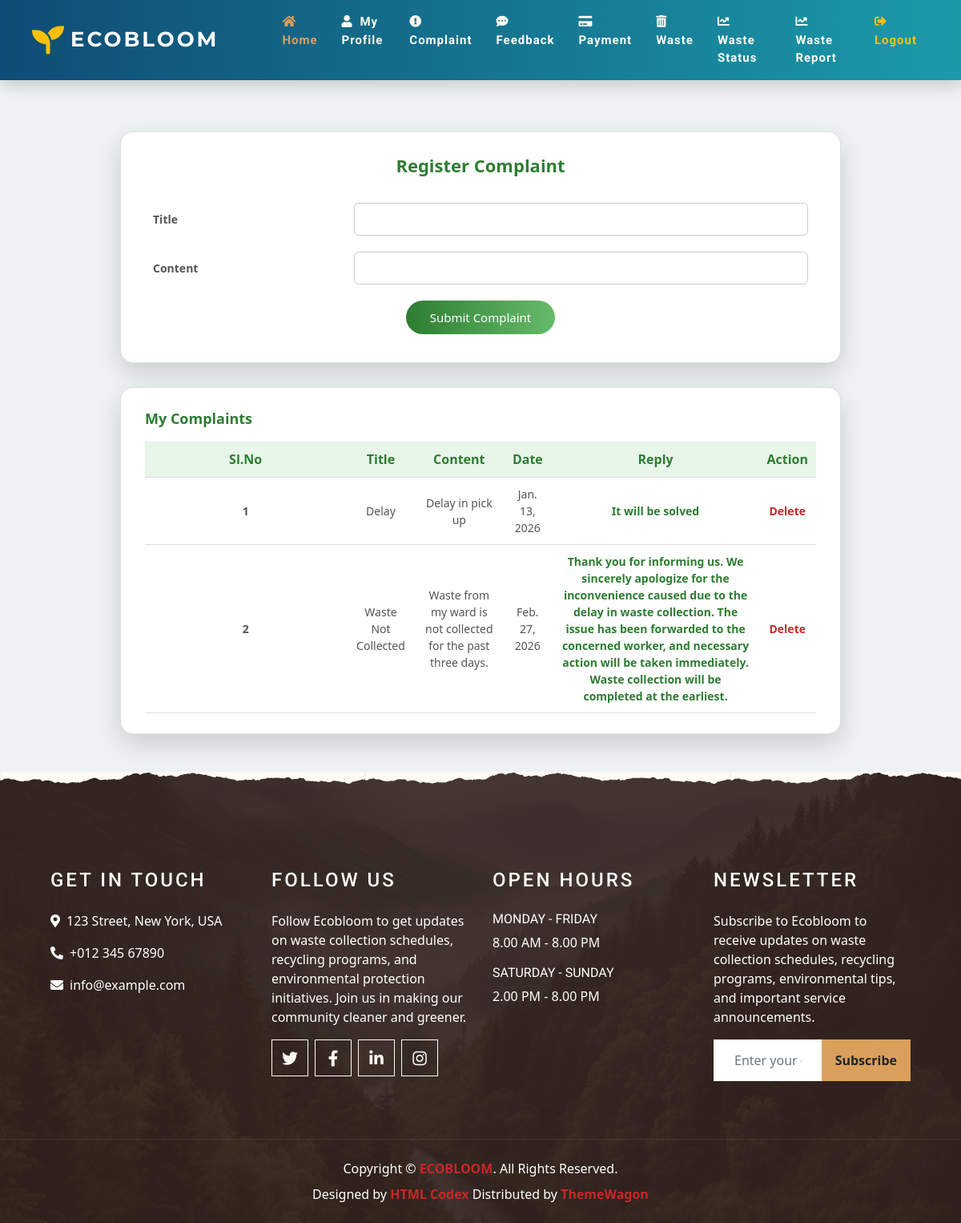
Before: /User/Complaint/ (signed in) with the older database file.
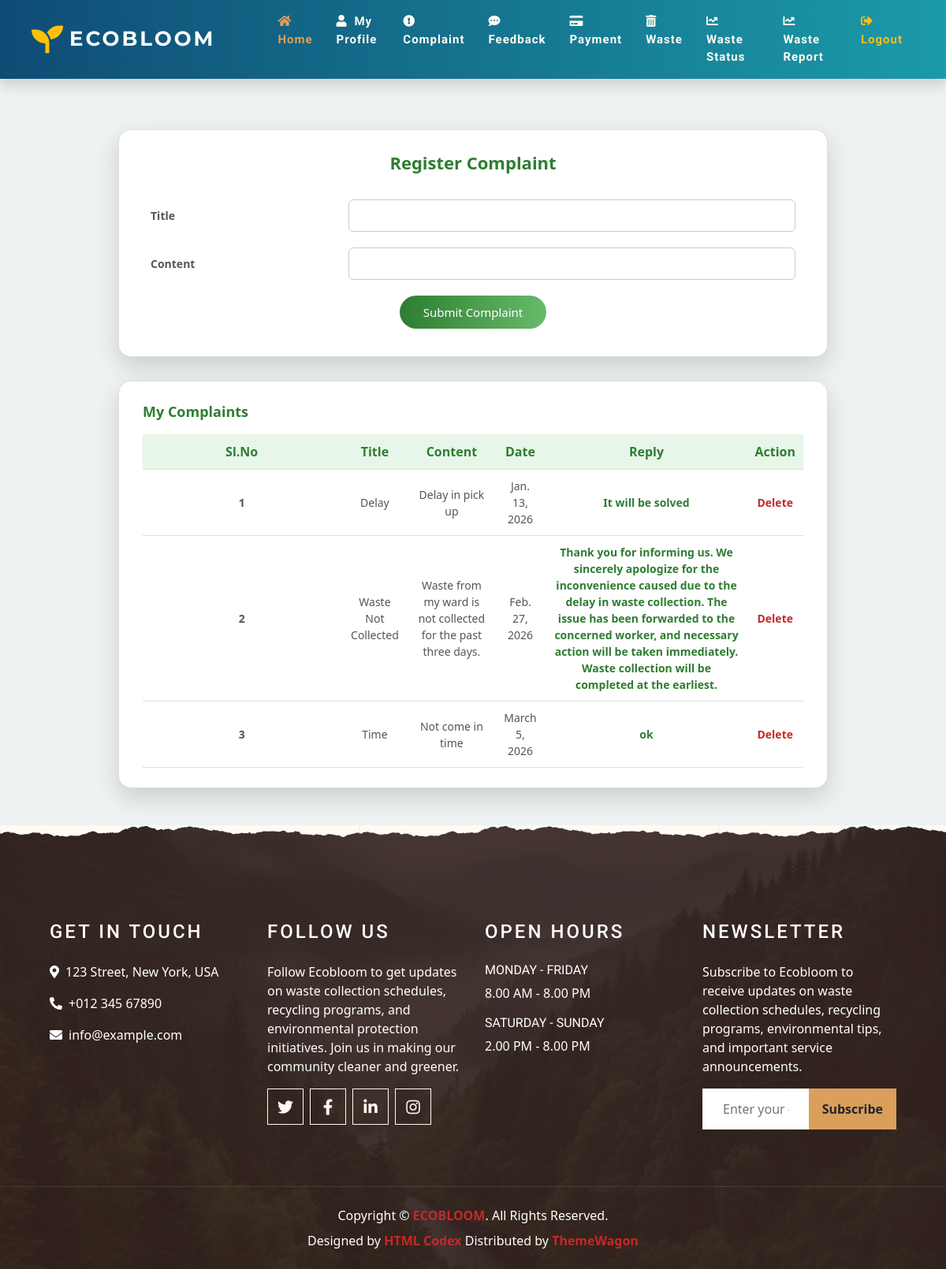
After: the same page with the newer database file.
### User/models.py (models this page shows)
class tbl_complaint(models.Model):
    complaint_title=models.CharField(max_length=50)
    complaint_content=models.CharField(max_length=50)
    complaint_date=models.DateField(auto_now_add=True)
    complaint_reply=models.CharField(max_length=50,null=True)
    complaint_status=models.IntegerField(default=0)
    user=models.ForeignKey(tbl_user, on_delete=models.CASCADE)

### User/views.py (the view)
# urls.py: path('Complaint/',views.Complaint,name="Complaint"),
def Complaint(request):
    if "uid" not in request.session:
        return redirect("Guest:Login")
    else:
        complaintdata=tbl_complaint.objects.filter(user=request.session['uid'])
        userdata=tbl_user.objects.get(id=request.session['uid'])
        if request.method=="POST":
            title=request.POST.get("txt_title")
            content=request.POST.get("txt_content")
            tbl_complaint.objects.create(complaint_title=title,complaint_content=content,user=userdata)
            return render(request,"User/Complaint.html",{'msg':"Complaint Added"})
        else:
            return render(request,"User/Complaint.html",{'complaintdata':complaintdata})

### User/Templates/User/Complaint.html (shortened to what this page needs)
{% extends 'User/Head.html' %}
{% block content %}
<!DOCTYPE html>
<html lang="en">
<head>
</head>
<body>
<form action="" method="post">
<div class="complaint-container">
    <div class="card">
        <div class="title">Register Complaint</div>
        <table>
            <tr>
                <td>Title</td>
                <td><input type="text" name="txt_title"></td>
            </tr>
            <tr>
                <td>Content</td>
                <td><input type="text" name="txt_content"></td>
            </tr>
            <tr>
                <td colspan="2" align="center">
                    <input type="submit" value="Submit Complaint">
                </td>
            </tr>
        </table>
    </div>
    <div class="card">
        <div class="list-title">My Complaints</div>
        <table class="complaint-table">
            <tr>
                <th>Sl.No</th>
                <th>Title</th>
                <th>Content</th>
                <th>Date</th>
                <th>Reply</th>
                <th>Action</th>
            </tr>
            {% for i in complaintdata %}
            <tr>
                <td>{{forloop.counter}}</td>
                <td>{{i.complaint_title}}</td>
                <td>{{i.complaint_content}}</td>
                <td>{{i.complaint_date}}</td>
                <td>
                    {% if i.complaint_status == 1 %}
                        <span class="status-replied">{{i.complaint_reply}}</span>
                    {% else %}
                        <span class="status-pending">Not Replied</span>
                    {% endif %}
                </td>
                <td>
                    <a href="{% url 'User:delcomplaint' i.id %}">Delete</a>
                </td>
            </tr>
            {% endfor %}
        </table>
    </div>
</div>
</form>
</body>
</html>
{% endblock content %}

### User/Templates/User/Head.html (shortened to what this page needs)
{% load static %}
<!DOCTYPE html>
<html lang="en">
<head>
    <link href="https://cdnjs.cloudflare.com/ajax/libs/font-awesome/5.10.0/css/all.min.css" rel="stylesheet">
    <link href="{% static 'Main/lib/owlcarousel/assets/owl.carousel.min.css' %}" rel="stylesheet">
    <link href="{% static 'Main/lib/tempusdominus/css/tempusdominus-bootstrap-4.min.css' %}" rel="stylesheet" />
    <link href="{% static 'Main/css/style.min.css' %}" rel="stylesheet">
</head>
<body>
<div class="container-fluid p-0">
    <nav class="navbar navbar-expand-lg navbar-dark shadow"
         style="background: linear-gradient(90deg, #0f4c75, #1b9aaa);">
        <a class="navbar-brand d-flex align-items-center px-4" href="#">
            <i class="fas fa-seedling fa-2x text-warning mr-2"></i>
            <h1 class="m-0 text-uppercase text-white"
                style="font-family: 'Montserrat', sans-serif;
                       font-weight: 800;
                       letter-spacing: 3px;
                       font-size: 26px;">
                ECOBLOOM
            </h1>
        </a>
        <div class="collapse navbar-collapse justify-content-end" id="navbarCollapse">
            <div class="navbar-nav px-4"
                 style="font-family: 'Roboto', sans-serif;
                        font-size: 15px;
                        font-weight: 600;
                        letter-spacing: 1px;">
                <a href="{% url 'User:HomePage' %}" class="nav-item nav-link active">
                    <i class="fas fa-home mr-1"></i> Home
                </a>
                <a href="{% url 'User:Profile' %}" class="nav-item nav-link">
                    <i class="fas fa-user mr-1"></i> My Profile
                </a>
                <a href="{% url 'User:Complaint' %}" class="nav-item nav-link">
                    <i class="fas fa-exclamation-circle mr-1"></i> Complaint
                </a>
                <a href="{% url 'User:Feedback' %}" class="nav-item nav-link">
                    <i class="fas fa-comment-dots mr-1"></i> Feedback
                </a>
                <a href="{% url 'User:Payment' %}" class="nav-item nav-link">
                    <i class="fas fa-credit-card mr-1"></i> Payment
                </a>
                <a href="{% url 'User:Waste' %}" class="nav-item nav-link">
                    <i class="fas fa-trash-alt mr-1"></i> Waste
                </a>
                <a href="{% url 'User:ViewWasteStatus' %}" class="nav-item nav-link">
                    <i class="fas fa-chart-line mr-1"></i> Waste Status
                </a>
                <a href="{% url 'User:UserCategoryReport' %}" class="nav-item nav-link">
                    <i class="fas fa-chart-line mr-1"></i> Waste Report
                </a>
                <a href="{% url 'User:Logout' %}" class="nav-item nav-link text-warning">
                    <i class="fas fa-sign-out-alt mr-1"></i> Logout
                </a>
            </div>
        </div>
    </nav>
</div>
 <br>
      {% block content %}{% endblock content %}
     <div class="container-fluid footer text-white mt-5 pt-5 px-0 position-relative overlay-top">
        <div class="row mx-0 pt-5 px-sm-3 px-lg-5 mt-4">
            <div class="col-lg-3 col-md-6 mb-5">
                <h4 class="text-white text-uppercase mb-4" style="letter-spacing: 3px;">Get In Touch</h4>
                <p><i class="fa fa-map-marker-alt mr-2"></i>123 Street, New York, USA</p>
                <p><i class="fa fa-phone-alt mr-2"></i>+012 345 67890</p>
                <p class="m-0"><i class="fa fa-envelope mr-2"></i>info@example.com</p>
            </div>
            <div class="col-lg-3 col-md-6 mb-5">
                <h4 class="text-white text-uppercase mb-4" style="letter-spacing: 3px;">Follow Us</h4>
                <p> Follow Ecobloom to get updates on waste collection schedules, recycling programs,
    and environmental protection initiatives. Join us in making our community cleaner and greener.</p>
                <div class="d-flex justify-content-start">
                    <a class="btn btn-lg btn-outline-light btn-lg-square mr-2" href="#"><i class="fab fa-twitter"></i></a>
                    <a class="btn btn-lg btn-outline-light btn-lg-square mr-2" href="#"><i class="fab fa-facebook-f"></i></a>
                    <a class="btn btn-lg btn-outline-light btn-lg-square mr-2" href="#"><i class="fab fa-linkedin-in"></i></a>
                    <a class="btn btn-lg btn-outline-light btn-lg-square" href="#"><i class="fab fa-instagram"></i></a>
                </div>
            </div>
            <div class="col-lg-3 col-md-6 mb-5">
                <h4 class="text-white text-uppercase mb-4" style="letter-spacing: 3px;">Open Hours</h4>
                <div>
                    <h6 class="text-white text-uppercase">Monday - Friday</h6>
                    <p>8.00 AM - 8.00 PM</p>
                    <h6 class="text-white text-uppercase">Saturday - Sunday</h6>
                    <p>2.00 PM - 8.00 PM</p>
                </div>
            </div>
            <div class="col-lg-3 col-md-6 mb-5">
    <h4 class="text-white text-uppercase mb-4" style="letter-spacing: 3px;">Newsletter</h4>
    <p>
        Subscribe to Ecobloom to receive updates on waste collection schedules, recycling programs,
        environmental tips, and important service announcements.
    </p>
    <div class="w-100">
        <div class="input-group">
            <input type="email" class="form-control border-light" style="padding: 25px;" placeholder="Enter your email">
            <div class="input-group-append">
                <button class="btn btn-primary font-weight-bold px-3">
                    Subscribe
                </button>
            </div>
        </div>
    </div>
</div>
        </div>
        <div class="container-fluid text-center text-white border-top mt-4 py-4 px-sm-3 px-md-5" style="border-color: rgba(256, 256, 256, .1) !important;">
            <p class="mb-2 text-white">Copyright &copy; <a class="font-weight-bold" href="#">ECOBLOOM</a>. All Rights Reserved.</a></p>
            <p class="m-0 text-white">Designed by <a class="font-weight-bold" href="https://htmlcodex.com">HTML Codex</a> Distributed by <a href="https://themewagon.com" target="_blank">ThemeWagon</a></a></p>
        </div>
    </div>
</body>
</html>

### User/Templates/User/Complaint.html (style rules this page uses)
body { background: #eef2f3; font-family: "Segoe UI", Tahoma, sans-serif; }
.complaint-container { width: 90%; max-width: 900px; margin: 40px auto; animation: fadeIn 0.7s ease; }
.card { background: #ffffff; border-radius: 16px; box-shadow: 0 12px 30px rgba(0,0,0,0.15); padding: 25px 30px; margin-bottom: 30px; }
.title { text-align: center; font-size: 22px; font-weight: bold; color: #2e7d32; margin-bottom: 20px; }
table { width: 100%; border-collapse: collapse; }
td { padding: 10px; font-size: 14px; }
td:first-child { font-weight: bold; color: #555; width: 30%; }
input[type="text"] { width: 100%; padding: 9px 12px; border-radius: 6px; border: 1px solid #ccc; transition: 0.3s; }
input[type="submit"] { background: linear-gradient(90deg, #2e7d32, #66bb6a); color: white; border: none; padding: 10px 30px; font-size: 15px; border-radius: 22px; cursor: pointer; transition: 0.3s; }
.list-title { font-size: 18px; font-weight: bold; color: #2e7d32; margin-bottom: 15px; }
.complaint-table th, .complaint-table td { border-bottom: 1px solid #ddd; padding: 10px; text-align: center; }
.complaint-table th { background: #e8f5e9; color: #2e7d32; font-weight: bold; }
a { color: #c62828; text-decoration: none; font-weight: bold; }
.status-replied { color: #2e7d32; font-weight: bold; }

Changed rows visible on the page:
added tbl_complaint: complaint_title "Time", complaint_content "Not come in time", complaint_date "March 5, 2026", complaint_reply "ok"
